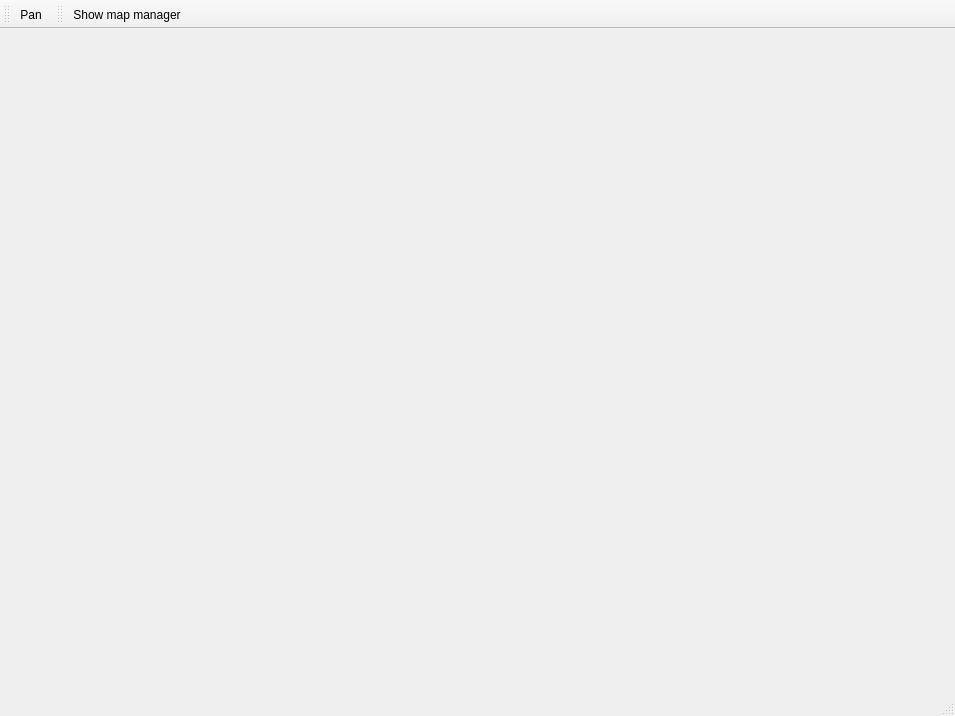
<?xml version="1.0" encoding="UTF-8"?>
<ui version="4.0">
 <class>MainWindow</class>
 <widget class="QMainWindow" name="MainWindow">
  <property name="geometry">
   <rect>
    <x>0</x>
    <y>0</y>
    <width>955</width>
    <height>716</height>
   </rect>
  </property>
  <property name="windowTitle">
   <string>MainWindow</string>
  </property>
  <widget class="QWidget" name="centralWidget"/>
  <widget class="QMenuBar" name="menuBar">
   <property name="geometry">
    <rect>
     <x>0</x>
     <y>0</y>
     <width>955</width>
     <height>25</height>
    </rect>
   </property>
  </widget>
  <widget class="QToolBar" name="mapNavToolBar">
   <attribute name="toolBarArea">
    <enum>TopToolBarArea</enum>
   </attribute>
   <attribute name="toolBarBreak">
    <bool>false</bool>
   </attribute>
   <addaction name="mActionPan"/>
  </widget>
  <widget class="QStatusBar" name="statusBar"/>
  <widget class="QToolBar" name="docksToolBar">
   <property name="windowTitle">
    <string>toolBar</string>
   </property>
   <attribute name="toolBarArea">
    <enum>TopToolBarArea</enum>
   </attribute>
   <attribute name="toolBarBreak">
    <bool>false</bool>
   </attribute>
   <addaction name="mActionMapManager"/>
  </widget>
  <action name="mActionPan">
   <property name="checkable">
    <bool>true</bool>
   </property>
   <property name="icon">
    <iconset resource="images/images.qrc">
     <normaloff>:/images/mActionPan.svg</normaloff>:/images/mActionPan.svg</iconset>
   </property>
   <property name="text">
    <string>Pan</string>
   </property>
  </action>
  <action name="mActionMapManager">
   <property name="checkable">
    <bool>true</bool>
   </property>
   <property name="icon">
    <iconset resource="images/images.qrc">
     <normaloff>:/images/raster.svg</normaloff>:/images/raster.svg</iconset>
   </property>
   <property name="text">
    <string>Show map manager</string>
   </property>
  </action>
 </widget>
 <layoutdefault spacing="6" margin="11"/>
 <resources>
  <include location="images/images.qrc"/>
 </resources>
 <connections/>
</ui>
